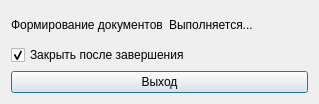
<?xml version="1.0" encoding="UTF-8"?>
<ui version="4.0">
 <class>DocumentStatus</class>
 <widget class="QDialog" name="DocumentStatus">
  <property name="geometry">
   <rect>
    <x>0</x>
    <y>0</y>
    <width>319</width>
    <height>104</height>
   </rect>
  </property>
  <property name="windowTitle">
   <string>Dialog</string>
  </property>
  <layout class="QGridLayout" name="gridLayout">
   <item row="0" column="0">
    <widget class="QLabel" name="docLbl">
     <property name="text">
      <string>Формирование документов</string>
     </property>
    </widget>
   </item>
   <item row="0" column="1">
    <widget class="QLabel" name="docStat">
     <property name="text">
      <string>Выполняется...</string>
     </property>
    </widget>
   </item>
   <item row="1" column="0" colspan="2">
    <widget class="QCheckBox" name="closeCheck">
     <property name="text">
      <string>Закрыть после завершения </string>
     </property>
     <property name="checked">
      <bool>true</bool>
     </property>
    </widget>
   </item>
   <item row="2" column="0" colspan="2">
    <widget class="QPushButton" name="closeBtn">
     <property name="toolTip">
      <string>Выход</string>
     </property>
     <property name="text">
      <string>Выход</string>
     </property>
    </widget>
   </item>
  </layout>
 </widget>
 <resources/>
 <connections/>
</ui>
